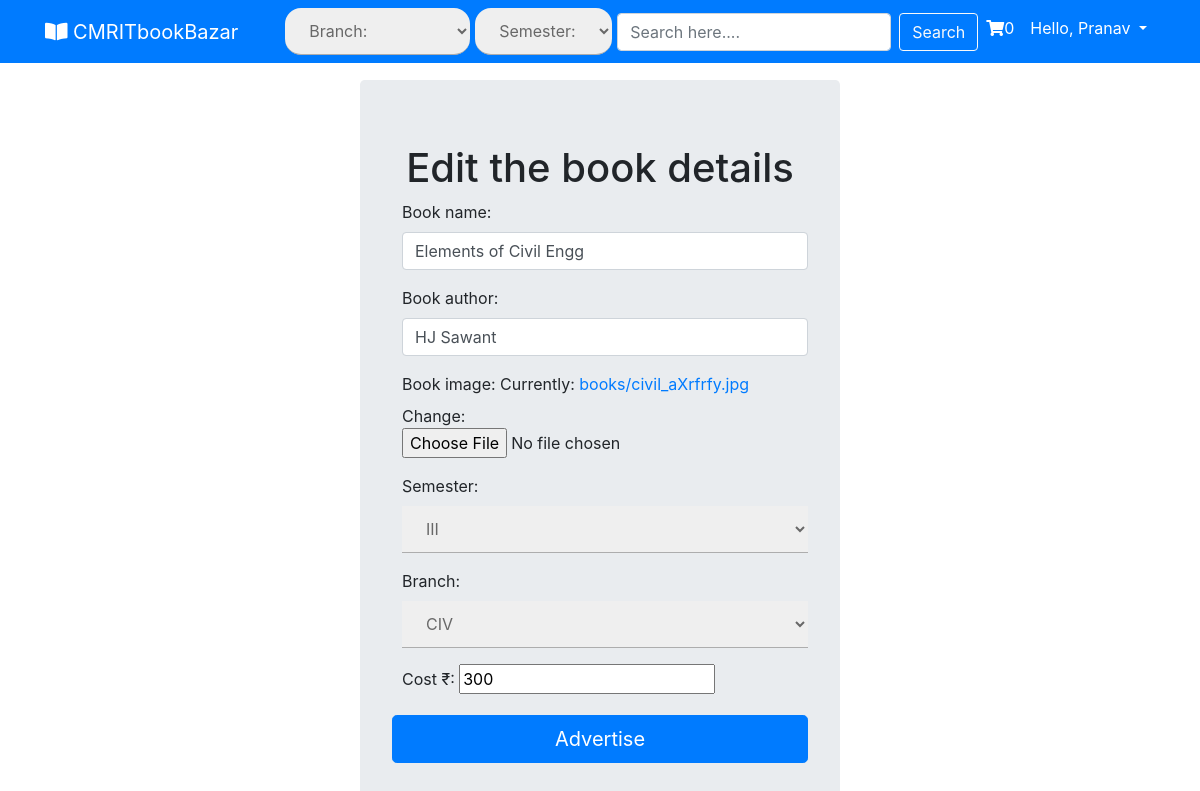
/sellBook/edit/21/ (signed in), run on the app's committed database.
### mainApp/models.py (models this page shows, shortened)
class Items(models.Model):
    book_name = models.CharField(max_length=200)
    book_author = models.CharField(max_length=200)
    book_image = models.ImageField(upload_to='books')
    semester = models.CharField(max_length=5)
    branch = models.CharField(max_length=5)
    cost = models.IntegerField();
    seller = models.ForeignKey('auth.User', related_name='sellers',on_delete=models.CASCADE)
    published_date = models.DateTimeField(default=timezone.now())

### mainApp/views.py (the view)
# urls.py: url(r'^sellBook/edit/(?P<pk>\d+)/$', views.EditSellBook.as_view(),name="sellBookEdit"),
class EditSellBook(LoginRequiredMixin,UpdateView):
    login_url = reverse_lazy('accounts:login')
    model = Items
    form_class = SellForm
    template_name = 'mainApp/SellBook.html'

### mainApp/forms.py
class SellForm(forms.ModelForm):
    cost = forms.IntegerField(label='Cost ₹')
    class Meta:
        model = Items
        fields = ('book_name','book_author','book_image','semester','branch','cost','seller')
        widgets = {
            'book_name' : forms.TextInput(attrs={'class':'form-control'}),
            'book_author' : forms.TextInput(attrs={'class':'form-control'}),
            'semester' : forms.Select(choices=SEM_CHOICES),
            'branch' : forms.Select(choices=BRANCH_CHOICES),
            'seller' : forms.HiddenInput(),
        }

### mainApp/templates/mainApp/SellBook.html (shortened to what this page needs)
{% extends "base.html" %}
{% block content %}
  <div class="container jumbotron" style="margin:auto;width:30em;margin-top:5em;">
    {% if not form.instance.pk %}
        <h1 align="center">Sell A Book</h1>
    {% else %}
        <h1 align="center">Edit the book details</h1>
    {% endif %}
    <form method="post" enctype="multipart/form-data">
      {{ form.as_p }}
      <input type="submit" class="btn btn-lg btn-block btn-primary"  name="" value="Advertise">
    </form>
  </div>
{% endblock %}

### templates/base.html (shortened to what this page needs)
<!DOCTYPE html>
{% load staticfiles   %}
<html lang="en" dir="ltr">
  <head>
    <link rel="stylesheet" href="{% static "css/master.css" %}">
    <link rel="stylesheet" href="https://use.fontawesome.com/releases/v5.1.0/css/all.css">
    <link rel="stylesheet" href="https://stackpath.bootstrapcdn.com/bootstrap/4.1.1/css/bootstrap.min.css">
  </head>
  <body>
    <nav class="navbar navbar-expand-lg navbar-dark bg-primary fixed-top mx-auto">
      <div class="container">
  <a class="navbar-brand" href="{% url 'mainApp:home' %}"><i class="fas fa-book-open"> </i> CMRITbookBazar</a>
  <div class="collapse navbar-collapse" id="navbarNav">
    <ul class="navbar-nav ml-auto">
      <form class="form-inline my-2 my-lg-0" method="GET" action="{% url 'mainApp:search' %}">
        <li class="nav-item" >
          <select name="b" style="border-radius:1em;">
            <option selected="selected" disabled>Branch:</option>
            </select>
        </li>
      <li class="nav-item" style="margin-left:5px;" >
        <select name="s" style="border-radius:1em;">
          <option selected="selected" disabled>Semester:</option>
          </select>
      </li>
      <input style="margin-left:5px;" class="form-control mr-sm-2" name="q" value="{{request.GET.q}}" placeholder="Search here...." aria-label="Search">
      <button class="btn btn-outline-light my-2 my-sm-0" type="submit">Search</button>
    </form>
      {% if user.is_authenticated %}
      {% url 'mainApp:cart' as cart %}
      {% if request.get_full_path == cart %}
      <li class="nav-item">
        <a class="nav-link" href="{% url 'mainApp:home' %}">Continue Shopping</a>
      </li>
      {% else %}
      <li class="nav-item active">
        <a class="nav-link" href="{% url 'mainApp:cart' %}"><i class="fas fa-shopping-cart"></i>{{ user.buyer.count }}</a>
      </li>
      {% endif %}
     <li class="nav-item active">
        <a class="nav-link dropdown-toggle" href="#" id="navbarDropdownMenuLink" data-toggle="dropdown" aria-haspopup="true" aria-expanded="false">
         Hello, {{ user.first_name }}<span class="sr-only">(current)</span>
       </a>
     </li>
      {% endif %}
    </ul>
  </div>
</div>
</nav>
    {% block content %}
    {% endblock %}
  </body>
</html>

### static/css/master.css (style rules this page uses)
body,html { margin: 0; }
body { background-color: #ededed; position: relative; overflow: scroll; }
.reg-textbox, select { width: 100%; padding: 12px 20px; margin: 0px 0; display: inline-block; border: none; border-bottom: 1px solid #adadad; box-sizing: border-box; font-size: 20px; color: #686868; }
p { margin-top: 0; margin-left: 10px; }
label { display: none; }

### data on the page
Items: book_name "Elements of Civil Engg", book_author "HJ Sawant", semester "III", branch "CIV", cost "300"

### other printed values
{{ user.buyer.count }} "0"
{{ user.first_name }} "Pranav"
